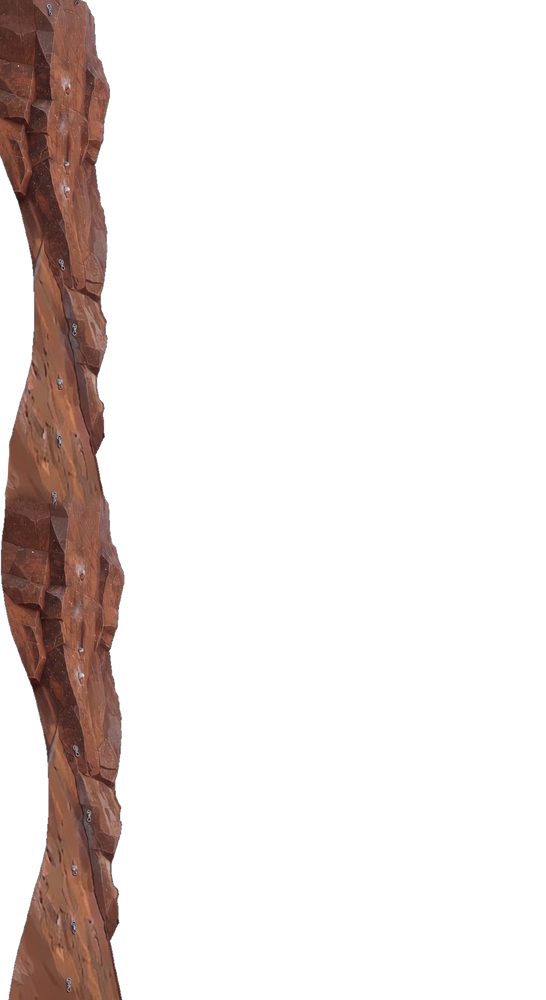
#> input picture assets/cliff-source.png, 546 x 1000 px, shrunk from 1024 x 1874 before the run
$ python prepare_cliff.py ../assets/cliff-source.png
#> lines starting #> are read from the running program, lines starting #| are printed output that depends on the picture
#!/usr/bin/env python3
"""Import the supplied cliff without stretching or repainting its visible pixels.

Requires Pillow and numpy. Reuses the existing human-only atlas.
Usage: python3 scripts/prepare_cliff.py /path/to/cliff.png
"""

import argparse
import hashlib
import json
import shutil
from pathlib import Path

import numpy as np
from PIL import Image


ASSETS = Path(__file__).resolve().parents[1] / "assets"


def prepare_cliff(source):
    source = Path(source).expanduser().resolve()
    with Image.open(source) as image:
#> image is the input picture: PIL image 546x1000 RGBA; mean R, G, B, A 21.7, 14.4, 12.3, 41.9
        original = image.convert("RGBA")
    crop = original.getbbox()
#> crop = (0, 0, 128, 1000)
    if crop is None:
        raise ValueError("The supplied cliff is fully transparent")
    wall = original.crop(crop)
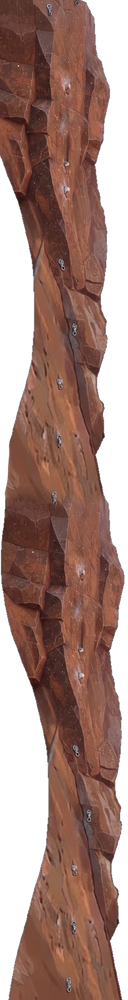
#> wall: PIL image 128x1000 RGBA; mean R, G, B, A 92.4, 61.3, 52.5, 178.6; transparent parts drawn white
    opacity = np.asarray(wall.getchannel("A"))
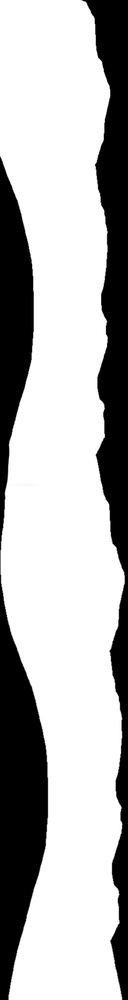
#> opacity: shape (1000, 128); min 0, max 255, mean 178.6
    left, right = [], []
    for y, row in enumerate(opacity):
        opaque = np.flatnonzero(row > 200)
        if not len(opaque):
            raise ValueError(f"The supplied cliff has no solid rock at row {y}")
        left.append(round(int(opaque[0]) / wall.width, 8))
        right.append(round(int(opaque[-1]) / wall.width, 8))
#> after the loop, left = 1000 values, max 0.375 at index 762, min 0 at index 0, mean 0.157; right = 1000 values, max 0.961 at index 572, min 0.633 at index 0, mean 0.845

#> (the run stopped early here; a loop or call above may not have finished)

$ run again, with assets/climber-00.webp saved as assets/cliff-source.png
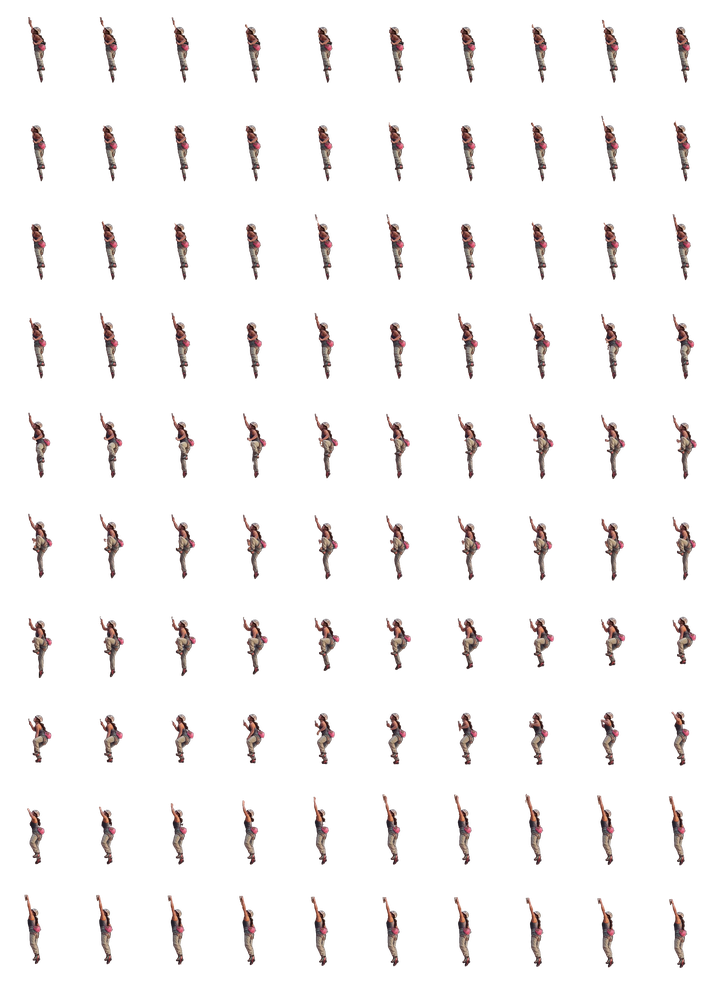
#> input picture assets/climber-00.webp, 716 x 985 px, shrunk from 2560 x 3520 before the run
#> in prepare_cliff, image is the input picture: PIL image 716x985 RGBA; mean R, G, B, A 12, 9, 8.7, 16.9
#> crop = (22, 15, 699, 971)
#> in prepare_cliff, `wall = original.crop(crop)`:
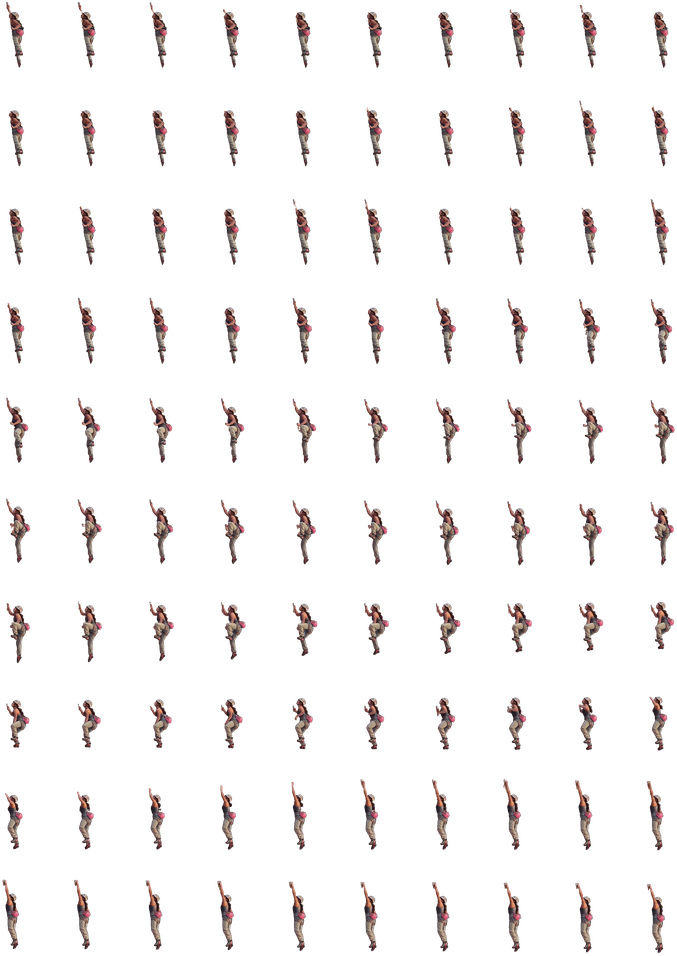
#> wall: PIL image 677x956 RGBA; mean R, G, B, A 13, 9.8, 9.5, 18.4; transparent parts drawn white
#> in prepare_cliff, `opacity = np.asarray(wall.getchannel("A"))`:
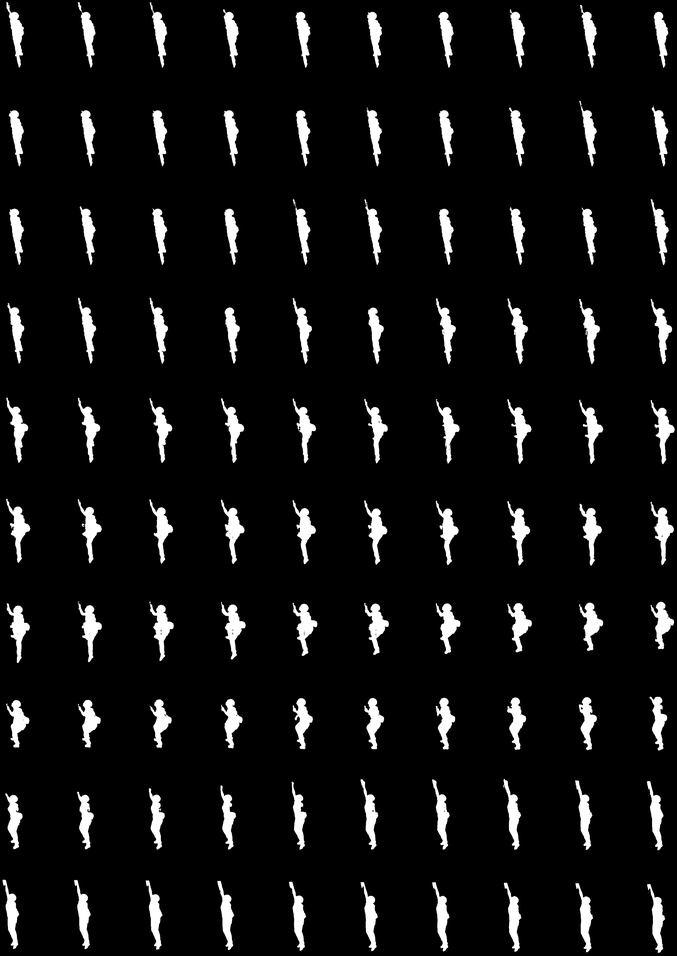
#> opacity: shape (956, 677); min 0, max 255, mean 18.4
#> the loop in prepare_cliff, `for y, row in enumerate(opacity):` made 1 pass
#> y on pass 1: 0
#> after the loop in prepare_cliff, `for y, row in enumerate(opacity):`: left = []
